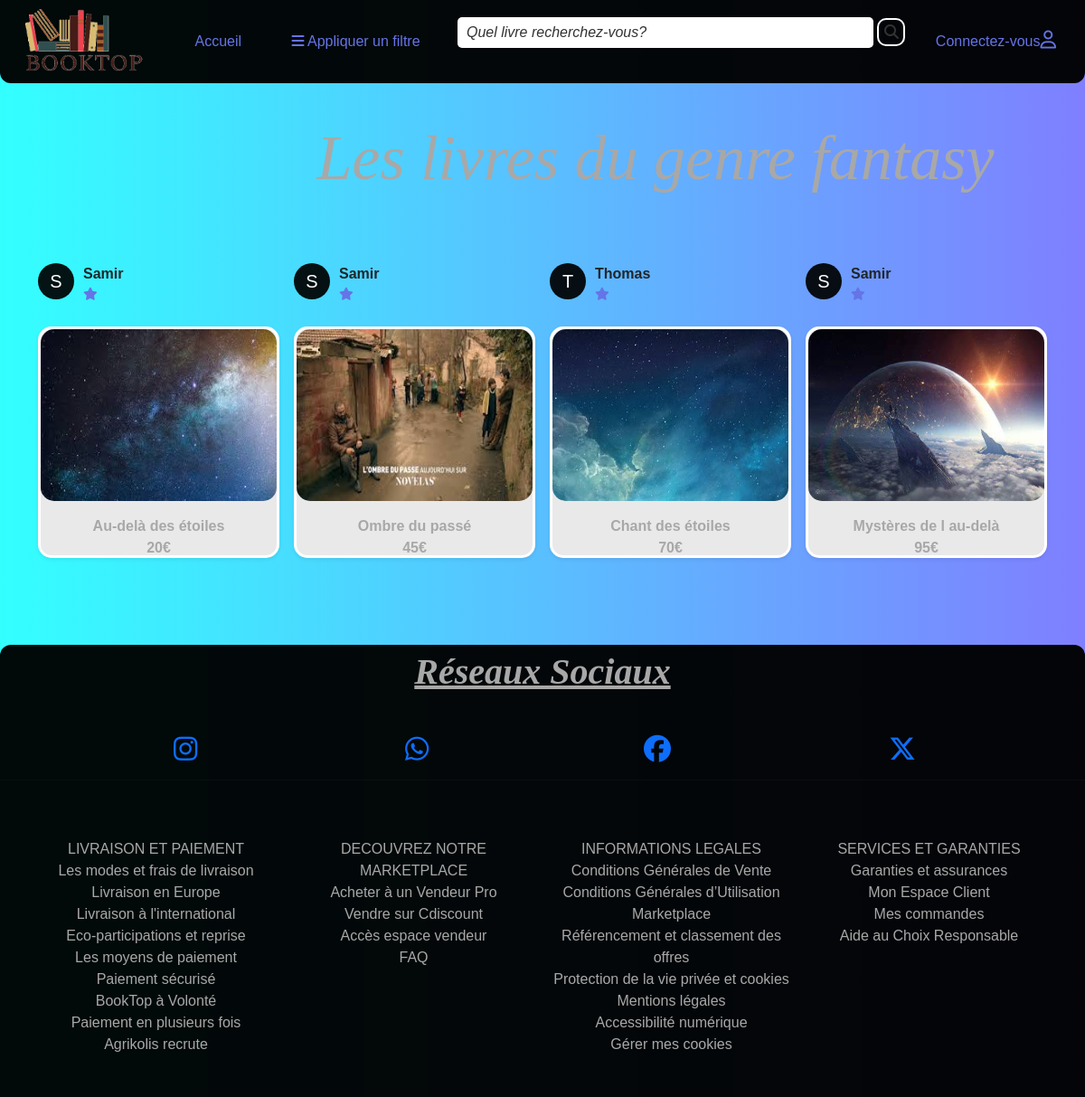
The app's page /php/categorie.php?&genre=fantasy with its own data.
### tables this page shows
CREATE TABLE IF NOT EXISTS `livre` (
  `id_livre` int NOT NULL AUTO_INCREMENT,
  `titre` varchar(50) NOT NULL,
  `prix` float NOT NULL,
  `auteur` varchar(50) NOT NULL,
  `id_genre` int NOT NULL,
  `id_edition` int NOT NULL,
  `description` varchar(10000) NOT NULL,
  `id_client` int DEFAULT NULL,
  PRIMARY KEY (`id_livre`),
  KEY `livre_genre_FK` (`id_genre`),
  KEY `livre_edition0_FK` (`id_edition`)
);

CREATE TABLE IF NOT EXISTS `client` (
  `id_client` int NOT NULL AUTO_INCREMENT,
  `nom` varchar(50) NOT NULL,
  `prenom` varchar(50) NOT NULL,
  `email` varchar(50) NOT NULL,
  `tel` varchar(50) NOT NULL,
  `mdp` varchar(32) NOT NULL,
  `pays` varchar(255) NOT NULL,
  PRIMARY KEY (`id_client`)
);

### php/index.php (the view, shortened to what this page needs)
<?php
require_once("header.php");
include "connect.php";
if (basename($_SERVER['PHP_SELF']) == 'article.php') {
    if (isset($_GET["identification"])) {
        $identification = $_GET["identification"];
        $requette = "SELECT livre.*, client.* FROM livre JOIN client ON livre.id_client = client.id_client WHERE id_livre != $identification ORDER BY titre";
    }
}
else {
    if (basename($_SERVER['PHP_SELF']) == 'livreFavorie.php') {
        $requette = "SELECT livre.*, client.*, COUNT(favoris.id_favori) AS total_favoris FROM livre JOIN client ON livre.id_client = client.id_client LEFT JOIN favoris ON livre.id_livre = favoris.id_livre GROUP BY livre.id_livre ORDER BY total_favoris DESC";
    } elseif (basename($_SERVER['PHP_SELF']) == 'annonce.php') {
        $requette = "SELECT livre.*, client.* FROM livre JOIN client ON livre.id_client = client.id_client WHERE livre.id_client= {$_SESSION["id_client"]} ORDER BY titre";
    } elseif (basename($_SERVER['PHP_SELF']) == 'categorie.php') {
        $requette = "SELECT livre.*,client.*, genre.type AS genre, edition.Nom AS edition FROM livre JOIN genre ON livre.id_genre = genre.id_genre JOIN edition ON livre.id_edition = edition.id_edition JOIN client ON livre.id_client = client.id_client where genre.type='$genre';";
    } elseif (basename($_SERVER['PHP_SELF']) == 'recherche.php') {
        $requette = "SELECT livre.*, client.* FROM livre JOIN client ON livre.id_client = client.id_client where titre like '%$recherche%'";
    }
    elseif (basename($_SERVER['PHP_SELF']) !== 'livreFavorie.php') {
        $requette = "SELECT livre.*, client.* FROM livre JOIN client ON livre.id_client = client.id_client ORDER BY livre.titre";
    }
}
$execute = mysqli_query($id, $requette);
?>
<!DOCTYPE html>
<html lang="fr">
<head>
    <link href="https://cdn.jsdelivr.net/npm/bootstrap@5.3.2/dist/css/bootstrap.min.css" rel="stylesheet">
    <link rel="stylesheet" href="../css/style.css">
</head>
<body><br><br><br>
    <main>
        <div class="titre">
            <?php
            if (basename($_SERVER['PHP_SELF']) == 'index.php') {
                echo " <p><span class='livre'>Les livres disponibles</span></p>";
            } elseif (basename($_SERVER['PHP_SELF']) == 'livreFavorie.php') {
                echo " <p><span class='livre'>Les livres les plus aimés </span></p>";
            } elseif (basename($_SERVER['PHP_SELF']) == 'annonce.php') {
                echo " <p><span class='livre'>Vos annonces</span></p>";
            } elseif (basename($_SERVER['PHP_SELF']) == 'categorie.php') {
                if (mysqli_num_rows($execute) === 0) {
                    echo "<p><span class='livre' style='margin-left: 250px;'>Aucun livre du genre" . " " . $genre . "</span></p>";
                } else {
                    echo "<p><span class='livre' style='margin-left: 250px;'>Les livres du genre" . " " . $genre . "</span></p>";
                }
            } elseif (basename($_SERVER['PHP_SELF']) == 'recherche.php') {
                if (mysqli_num_rows($execute) === 0) {
                    echo "<p><span class='livre'>Aucun livre ne comporte '" . $_POST["recherche"] . "'</span></p>";
                } else {
                    echo "<p><span class='livre'>Les livres comportant'" . $_POST["recherche"] . "'sont</span></p>";
                }
            } elseif (basename($_SERVER['PHP_SELF']) !== 'index.php') {
                echo " <p><span class='livre'>Autres livres disponibles </span></p>";
            }
            ?>
        </div>
        <div class="album py-5 ">
            <div class="container">
                <div class="row row-cols-1 row-cols-sm-2 row-cols-md-4 g-3">
                    <?php
                    $counter = 0;
                    if (isset($_SESSION['id_client'])) {
                        $id_client = $_SESSION['id_client'];
                    }
                    else {
                        $id_client = 0;
                    }
                    $requette3 = "select * from favoris where id_client='$id_client'";
                    $execute3 = mysqli_query($id, $requette3);
                    while ($ligne = mysqli_fetch_assoc($execute)) {
                        $counter++;
                        $is_favorite = false;
                        mysqli_data_seek($execute3, 0);
                        while ($favori = mysqli_fetch_assoc($execute3)) {
                            if ($favori["id_livre"] == $ligne["id_livre"]) {
                                $is_favorite = true;
                                break;
                            }
                        }
                    ?>
                        <div class="col">
                            <div class="annonces">
                                <form action="" method="post">
                                    <button value="<?= $ligne['id_livre'] ?>" name="inform" class="inform">
                                        <div class="icon"><?= strtoupper(substr($ligne["prenom"], 0, 1)) ?></div>
                                    </button>
                                </form>
                                <div class="info">
                                    <div class="name"><?= $ligne["prenom"] ?></div>
                                    <div class="rating" id="starIconContainer<?= $counter ?>">
                                        <a href="favoris.php?identification=<?= $ligne["id_livre"] ?>" class="favoris-link">
                                            <?php
                                            if ($is_favorite) {
                                                echo '<i class="fa-solid fa-star" id="starIcon' . $counter . '"></i>';
                                            }
                                            else {
                                                echo '<i class="fa-regular fa-star" id="starIcon' . $counter . '"></i>';
                                            }
                                            ?>
                                        </a>
                                    </div>
                                </div>
                            </div>
                            <div class="card shadow-sm">
                                <div style="margin:auto;height: 250px;">
                                    <a href="article.php?identification=<?= $ligne["id_livre"] ?><?php if (isset($_GET['identifiant'])) {
                                                                                                    } ?>">
                                        <img src="../img/<?php echo (file_exists('../img/' . trim($ligne['titre']) . '.png')) ? trim($ligne['titre']) . '.png' : (file_exists('../img/' . trim($ligne['titre']) . '.jpeg') ? trim($ligne['titre']) . '.jpeg' : trim($ligne['titre']) . '.jpg') ?>" class="d-block w-100 img" alt="First Slide">
                                        <div class="card-body ">
                                            <p class="card-text " style="text-align: center;"><b><?= $ligne['titre'] ?><br><?= $ligne['prix'] ?>€</b></p>
                                        </div>
                                    </a>
                                </div>
                            </div>
                        </div>
                    <?php
                    }
                    ?>
                </div>
            </div>
        </div>
    </main><br><br>
    <?php
    require_once("footer.php");
    ?>
</body>
</html>

### css/style.css (style rules this page uses)
* { box-sizing: border-box; }
body { margin: 0; font-family: "Playfair Display SC", serif; background-image: linear-gradient(to right, rgba(0, 255, 255, 0.8), rgba(0, 0, 255, 0.5)); background-repeat: no-repeat; background-attachment: fixed; background-size: cover; font-family: 'Arial', sans-serif; }
a:link { color: #6574e6; margin-right: 22px; text-decoration: none; }
main { margin-top: 200px; }
.titre { margin-top: -150px; color: #6574e6; text-align: center; }
.card { background-color: #e9e9e9; border: 3px solid white; border-radius: 15px !important; }
.livre { font-size: 70px; font-family: cursive; font-style: italic; }
.img { border-radius: 15px; height: 190px; }
.card { transition: transform 0.3s ease, box-shadow 0.3s ease; }
.card { animation: slideInFromLeft 1s ease forwards; }
form { margin-bottom: 20px; }
.annonces { display: flex; font-family: Arial, sans-serif; margin-bottom: 10px; }
.annonces .icon { background-color: rgba(0, 0, 0, 0.927); color: #fff; width: 40px; height: 40px; border-radius: 50%; display: flex; justify-content: center; align-items: center; font-size: 20px; margin-right: 10px; }
.annonces .info { display: flex; flex-direction: column; }
.annonces .name { font-weight: bold; font-size: 16px; }
.annonces .rating { font-size: 14px; color: #888; }
.inform { background-color: transparent; border: none; padding: 0; margin: 0; font: inherit; cursor: pointer; outline: none; }

### css/footer.css (style rules this page uses)
.row { display: flex; }
p { color: #A8A8A8; }
i { text-decoration: none; }
b { color: #A8A8A8; }
a { text-align: center; }

### records on screen
livre: $ligne['id_livre'] 5 (drawn), id_client.prenom "S", id_client.prenom "Samir", titre (picture), titre "Au-delà des étoiles", prix "20"
livre: $ligne['id_livre'] 10 (drawn), id_client.prenom "S", id_client.prenom "Samir", titre (picture), titre "Ombre du passé", prix "45"
livre: $ligne['id_livre'] 15 (drawn), id_client.prenom "T", id_client.prenom "Thomas", titre (picture), titre "Chant des étoiles", prix "70"
livre: $ligne['id_livre'] 20 (drawn), id_client.prenom "S", id_client.prenom "Samir", titre (picture), titre "Mystères de l au-delà", prix "95"

### other values on screen
$genre "fantasy"
